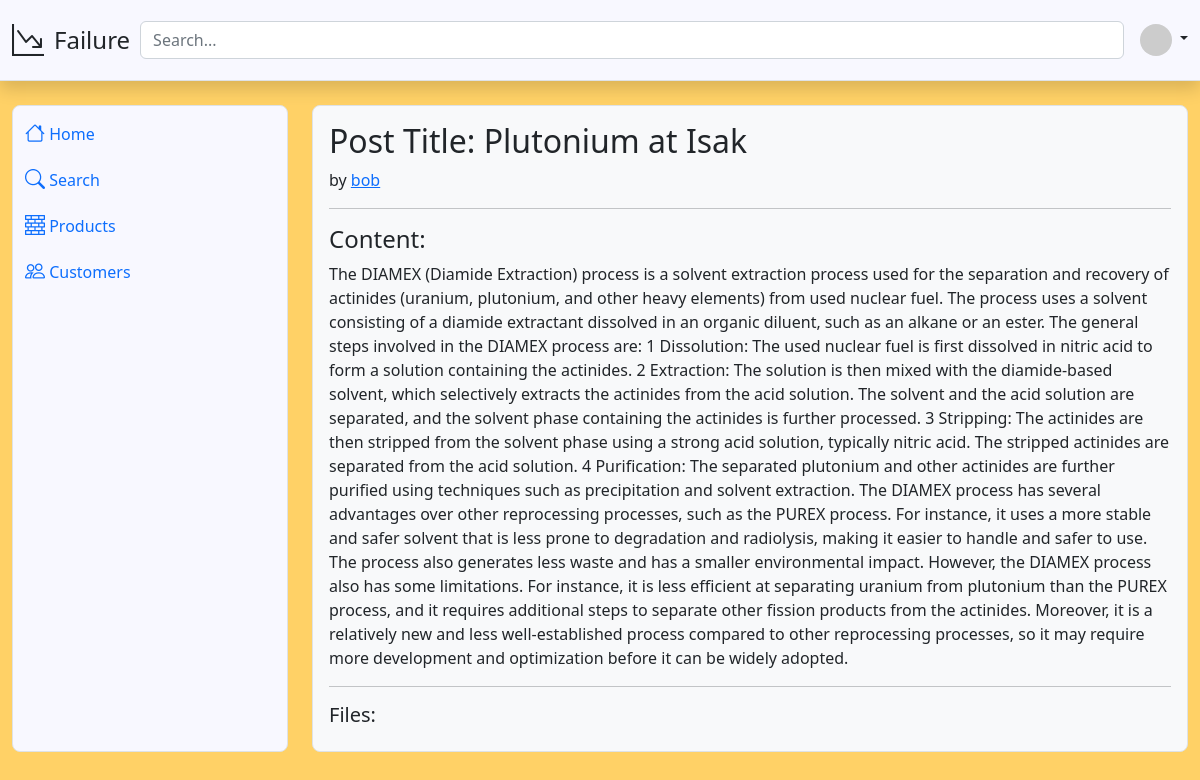
/post/1, run on the app's committed database.
### db_schema.py (models this page shows)
class Post(Base):
    __tablename__ = 'post'
    id = Column(Integer, primary_key=True)
    title = Column(String)
    content = Column(String)
    tags = Column(String)
    datetime = Column(String)
    rating = Column(Integer)
    file_names = Column(String)# file names are separated by commas
    user_id = Column(Integer, ForeignKey('user.id', ondelete='CASCADE'))

class User(Base):
    __tablename__ = 'user'
    id = Column(Integer, primary_key=True)
    username = Column(String)
    password = Column(String)
    role = Column(String, default='user')
    posts = relationship("Post", backref="user")

### main.py (the view)
@app.route('/post/<post_id>')
def post(post_id):
    db = DatabaseHandler()
    post = db.get_post_by_id(post_id)
    username = post.user.username
    db.close()
    return render_template('post.html', post=post, username = username)

### db_handler.py (called while the page is built)
    def close(self):
        self.session.close()

    def get_post_by_id(self, post_id):
        return self.session.query(Post).filter_by(id=post_id).first()

### templates/post.html (shortened to what this page needs)
{% extends 'base.html' %}
{% block content %}
<main class="col overflow-auto h-100">
    <div class="bg-light border rounded-3 p-3">
        <h2>Post Title: {{ post.title }}</h2>
        <p>by <a href="/user/{{ username }}" class="">{{ username }}</a></p>
        <hr/>
        <h4>Content:</h4>
        <p>{{ post.content }}</p>
        <hr/>
        <h5>Files:</h5>
    </div>
</main>
{% endblock %}

### templates/base.html (style rules this page uses)
body { background-color: #FFD166; }

### data on the page
Post: title "Plutonium at Isak", content "The DIAMEX (Diamide Extraction) process is a solvent extraction process used for the separation and recovery of actinides (uranium, plutonium, and other heavy elements) from used nuclear fuel. The process uses a solvent consisting of a diamide extractant dissolved in an organic diluent, such as an alkane or an ester. The general steps involved in the DIAMEX process are: 1 Dissolution: The used nuclear fuel is first dissolved in nitric acid to form a solution containing the actinides. 2 Extraction: The solution is then mixed with the diamide-based solvent, which selectively extracts the actinides from the acid solution. The solvent and the acid solution are separated, and the solvent phase…"
User: username "bob"
